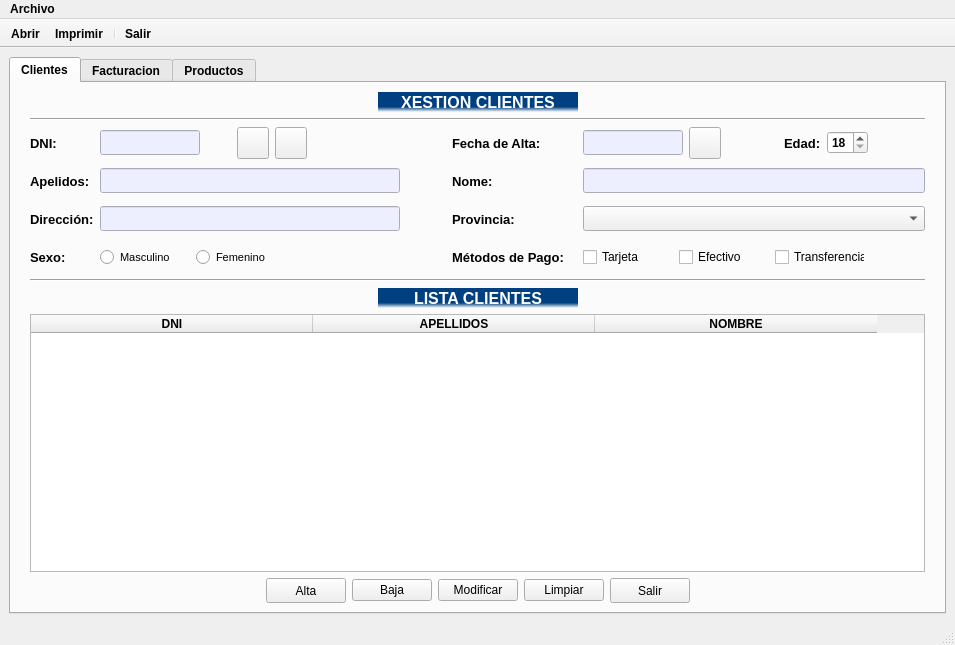
<?xml version="1.0" encoding="UTF-8"?>
<ui version="4.0">
 <class>venPrincipal</class>
 <widget class="QMainWindow" name="venPrincipal">
  <property name="geometry">
   <rect>
    <x>0</x>
    <y>0</y>
    <width>955</width>
    <height>645</height>
   </rect>
  </property>
  <property name="minimumSize">
   <size>
    <width>955</width>
    <height>645</height>
   </size>
  </property>
  <property name="font">
   <font>
    <weight>75</weight>
    <bold>true</bold>
   </font>
  </property>
  <property name="windowTitle">
   <string>Proyecto Uno</string>
  </property>
  <property name="styleSheet">
   <string notr="true"/>
  </property>
  <widget class="QWidget" name="centralwidget">
   <layout class="QGridLayout" name="gridLayout_2">
    <item row="0" column="1">
     <widget class="QTabWidget" name="tabWidget">
      <property name="currentIndex">
       <number>0</number>
      </property>
      <widget class="QWidget" name="tabClientes">
       <attribute name="title">
        <string>Clientes</string>
       </attribute>
       <layout class="QGridLayout" name="gridLayout_3">
        <item row="0" column="1">
         <layout class="QGridLayout" name="gridLayout">
          <property name="sizeConstraint">
           <enum>QLayout::SetDefaultConstraint</enum>
          </property>
          <property name="rightMargin">
           <number>0</number>
          </property>
          <property name="bottomMargin">
           <number>0</number>
          </property>
          <item row="2" column="0">
           <widget class="QLabel" name="lblDNI">
            <property name="sizePolicy">
             <sizepolicy hsizetype="Fixed" vsizetype="Fixed">
              <horstretch>0</horstretch>
              <verstretch>0</verstretch>
             </sizepolicy>
            </property>
            <property name="minimumSize">
             <size>
              <width>64</width>
              <height>32</height>
             </size>
            </property>
            <property name="maximumSize">
             <size>
              <width>64</width>
              <height>32</height>
             </size>
            </property>
            <property name="font">
             <font>
              <family>Tahoma</family>
              <pointsize>10</pointsize>
              <weight>75</weight>
              <bold>true</bold>
             </font>
            </property>
            <property name="text">
             <string>DNI:</string>
            </property>
           </widget>
          </item>
          <item row="3" column="1">
           <widget class="QLineEdit" name="editApellido">
            <property name="minimumSize">
             <size>
              <width>300</width>
              <height>25</height>
             </size>
            </property>
            <property name="maximumSize">
             <size>
              <width>300</width>
              <height>25</height>
             </size>
            </property>
            <property name="font">
             <font>
              <family>Calibri</family>
              <pointsize>12</pointsize>
              <weight>50</weight>
              <bold>false</bold>
             </font>
            </property>
            <property name="styleSheet">
             <string notr="true">background-color: rgb(237, 239, 255);</string>
            </property>
            <property name="text">
             <string/>
            </property>
           </widget>
          </item>
          <item row="2" column="3">
           <widget class="QLabel" name="lblFecha">
            <property name="sizePolicy">
             <sizepolicy hsizetype="Fixed" vsizetype="Fixed">
              <horstretch>0</horstretch>
              <verstretch>0</verstretch>
             </sizepolicy>
            </property>
            <property name="minimumSize">
             <size>
              <width>125</width>
              <height>32</height>
             </size>
            </property>
            <property name="maximumSize">
             <size>
              <width>125</width>
              <height>32</height>
             </size>
            </property>
            <property name="font">
             <font>
              <family>Tahoma</family>
              <pointsize>10</pointsize>
              <weight>75</weight>
              <bold>true</bold>
             </font>
            </property>
            <property name="frameShape">
             <enum>QFrame::NoFrame</enum>
            </property>
            <property name="text">
             <string>Fecha de Alta:</string>
            </property>
           </widget>
          </item>
          <item row="3" column="0">
           <widget class="QLabel" name="lblApellidos">
            <property name="sizePolicy">
             <sizepolicy hsizetype="Fixed" vsizetype="Fixed">
              <horstretch>0</horstretch>
              <verstretch>0</verstretch>
             </sizepolicy>
            </property>
            <property name="minimumSize">
             <size>
              <width>64</width>
              <height>32</height>
             </size>
            </property>
            <property name="maximumSize">
             <size>
              <width>64</width>
              <height>32</height>
             </size>
            </property>
            <property name="font">
             <font>
              <family>Tahoma</family>
              <pointsize>10</pointsize>
              <weight>75</weight>
              <bold>true</bold>
             </font>
            </property>
            <property name="text">
             <string>Apelidos:</string>
            </property>
           </widget>
          </item>
          <item row="6" column="0" colspan="5">
           <widget class="Line" name="lineaInferior">
            <property name="orientation">
             <enum>Qt::Horizontal</enum>
            </property>
           </widget>
          </item>
          <item row="9" column="0" colspan="5">
           <layout class="QHBoxLayout" name="hlBotones">
            <item>
             <spacer name="horizontalSpacer_4">
              <property name="orientation">
               <enum>Qt::Horizontal</enum>
              </property>
              <property name="sizeHint" stdset="0">
               <size>
                <width>40</width>
                <height>20</height>
               </size>
              </property>
             </spacer>
            </item>
            <item>
             <widget class="QPushButton" name="btnAlta">
              <property name="minimumSize">
               <size>
                <width>80</width>
                <height>25</height>
               </size>
              </property>
              <property name="maximumSize">
               <size>
                <width>80</width>
                <height>25</height>
               </size>
              </property>
              <property name="font">
               <font>
                <weight>50</weight>
                <bold>false</bold>
               </font>
              </property>
              <property name="text">
               <string>Alta</string>
              </property>
             </widget>
            </item>
            <item>
             <widget class="QPushButton" name="btnBaja">
              <property name="font">
               <font>
                <weight>50</weight>
                <bold>false</bold>
               </font>
              </property>
              <property name="text">
               <string>Baja</string>
              </property>
             </widget>
            </item>
            <item>
             <widget class="QPushButton" name="btnModificar">
              <property name="font">
               <font>
                <weight>50</weight>
                <bold>false</bold>
               </font>
              </property>
              <property name="text">
               <string>Modificar</string>
              </property>
             </widget>
            </item>
            <item>
             <widget class="QPushButton" name="btnLimpiar">
              <property name="font">
               <font>
                <weight>50</weight>
                <bold>false</bold>
               </font>
              </property>
              <property name="text">
               <string>Limpiar</string>
              </property>
             </widget>
            </item>
            <item>
             <widget class="QPushButton" name="btnSalir">
              <property name="minimumSize">
               <size>
                <width>80</width>
                <height>25</height>
               </size>
              </property>
              <property name="maximumSize">
               <size>
                <width>80</width>
                <height>25</height>
               </size>
              </property>
              <property name="font">
               <font>
                <weight>50</weight>
                <bold>false</bold>
               </font>
              </property>
              <property name="text">
               <string>Salir</string>
              </property>
             </widget>
            </item>
            <item>
             <spacer name="horizontalSpacer_5">
              <property name="orientation">
               <enum>Qt::Horizontal</enum>
              </property>
              <property name="sizeHint" stdset="0">
               <size>
                <width>40</width>
                <height>20</height>
               </size>
              </property>
             </spacer>
            </item>
           </layout>
          </item>
          <item row="3" column="4">
           <widget class="QLineEdit" name="editNombre">
            <property name="sizePolicy">
             <sizepolicy hsizetype="Fixed" vsizetype="Fixed">
              <horstretch>0</horstretch>
              <verstretch>0</verstretch>
             </sizepolicy>
            </property>
            <property name="minimumSize">
             <size>
              <width>342</width>
              <height>25</height>
             </size>
            </property>
            <property name="maximumSize">
             <size>
              <width>342</width>
              <height>25</height>
             </size>
            </property>
            <property name="font">
             <font>
              <family>Calibri</family>
              <pointsize>12</pointsize>
              <weight>50</weight>
              <bold>false</bold>
             </font>
            </property>
            <property name="styleSheet">
             <string notr="true">background-color: rgb(237, 239, 255);</string>
            </property>
            <property name="text">
             <string/>
            </property>
           </widget>
          </item>
          <item row="4" column="0">
           <widget class="QLabel" name="lblDireccion">
            <property name="sizePolicy">
             <sizepolicy hsizetype="Fixed" vsizetype="Fixed">
              <horstretch>0</horstretch>
              <verstretch>0</verstretch>
             </sizepolicy>
            </property>
            <property name="minimumSize">
             <size>
              <width>64</width>
              <height>32</height>
             </size>
            </property>
            <property name="maximumSize">
             <size>
              <width>64</width>
              <height>32</height>
             </size>
            </property>
            <property name="font">
             <font>
              <family>Tahoma</family>
              <pointsize>10</pointsize>
              <weight>75</weight>
              <bold>true</bold>
             </font>
            </property>
            <property name="text">
             <string>Dirección:</string>
            </property>
           </widget>
          </item>
          <item row="5" column="1">
           <layout class="QHBoxLayout" name="hlSexo">
            <item>
             <widget class="QRadioButton" name="rbtMasc">
              <property name="minimumSize">
               <size>
                <width>90</width>
                <height>20</height>
               </size>
              </property>
              <property name="maximumSize">
               <size>
                <width>90</width>
                <height>20</height>
               </size>
              </property>
              <property name="font">
               <font>
                <family>Tahoma</family>
                <pointsize>8</pointsize>
                <weight>50</weight>
                <bold>false</bold>
               </font>
              </property>
              <property name="styleSheet">
               <string notr="true"/>
              </property>
              <property name="text">
               <string>Masculino</string>
              </property>
              <attribute name="buttonGroup">
               <string notr="true">rbtGroupSex</string>
              </attribute>
             </widget>
            </item>
            <item>
             <widget class="QRadioButton" name="rbtFem">
              <property name="minimumSize">
               <size>
                <width>90</width>
                <height>20</height>
               </size>
              </property>
              <property name="maximumSize">
               <size>
                <width>90</width>
                <height>20</height>
               </size>
              </property>
              <property name="font">
               <font>
                <family>Tahoma</family>
                <pointsize>8</pointsize>
                <weight>50</weight>
                <bold>false</bold>
               </font>
              </property>
              <property name="styleSheet">
               <string notr="true"/>
              </property>
              <property name="text">
               <string>Femenino</string>
              </property>
              <attribute name="buttonGroup">
               <string notr="true">rbtGroupSex</string>
              </attribute>
             </widget>
            </item>
            <item>
             <spacer name="horizontalSpacer_8">
              <property name="orientation">
               <enum>Qt::Horizontal</enum>
              </property>
              <property name="sizeHint" stdset="0">
               <size>
                <width>40</width>
                <height>20</height>
               </size>
              </property>
             </spacer>
            </item>
           </layout>
          </item>
          <item row="2" column="1">
           <layout class="QHBoxLayout" name="hlDni">
            <property name="sizeConstraint">
             <enum>QLayout::SetDefaultConstraint</enum>
            </property>
            <item>
             <widget class="QLineEdit" name="editDNI">
              <property name="sizePolicy">
               <sizepolicy hsizetype="Fixed" vsizetype="Fixed">
                <horstretch>0</horstretch>
                <verstretch>0</verstretch>
               </sizepolicy>
              </property>
              <property name="minimumSize">
               <size>
                <width>0</width>
                <height>25</height>
               </size>
              </property>
              <property name="maximumSize">
               <size>
                <width>100</width>
                <height>25</height>
               </size>
              </property>
              <property name="font">
               <font>
                <family>Calibri</family>
                <pointsize>12</pointsize>
                <weight>50</weight>
                <bold>false</bold>
               </font>
              </property>
              <property name="styleSheet">
               <string notr="true">background-color: rgb(237, 239, 255);</string>
              </property>
              <property name="text">
               <string/>
              </property>
              <property name="maxLength">
               <number>9</number>
              </property>
             </widget>
            </item>
            <item>
             <widget class="QLabel" name="lblValido">
              <property name="sizePolicy">
               <sizepolicy hsizetype="Fixed" vsizetype="Fixed">
                <horstretch>6</horstretch>
                <verstretch>0</verstretch>
               </sizepolicy>
              </property>
              <property name="minimumSize">
               <size>
                <width>25</width>
                <height>25</height>
               </size>
              </property>
              <property name="maximumSize">
               <size>
                <width>25</width>
                <height>25</height>
               </size>
              </property>
              <property name="font">
               <font>
                <family>MV Boli</family>
                <pointsize>14</pointsize>
                <weight>75</weight>
                <bold>true</bold>
               </font>
              </property>
              <property name="text">
               <string/>
              </property>
             </widget>
            </item>
            <item>
             <widget class="QPushButton" name="btnBuscar">
              <property name="minimumSize">
               <size>
                <width>32</width>
                <height>32</height>
               </size>
              </property>
              <property name="maximumSize">
               <size>
                <width>32</width>
                <height>32</height>
               </size>
              </property>
              <property name="text">
               <string/>
              </property>
              <property name="icon">
               <iconset resource="Proyectos/ProyectoUno/img/botones.qrc">
                <normaloff>:/buscar/lupa.png</normaloff>:/buscar/lupa.png</iconset>
              </property>
              <property name="iconSize">
               <size>
                <width>24</width>
                <height>24</height>
               </size>
              </property>
             </widget>
            </item>
            <item>
             <widget class="QPushButton" name="btnRecargar">
              <property name="minimumSize">
               <size>
                <width>32</width>
                <height>32</height>
               </size>
              </property>
              <property name="maximumSize">
               <size>
                <width>32</width>
                <height>32</height>
               </size>
              </property>
              <property name="text">
               <string/>
              </property>
              <property name="icon">
               <iconset resource="Proyectos/ProyectoUno/img/botones.qrc">
                <normaloff>:/recargar/recargar.png</normaloff>:/recargar/recargar.png</iconset>
              </property>
              <property name="iconSize">
               <size>
                <width>24</width>
                <height>24</height>
               </size>
              </property>
             </widget>
            </item>
            <item>
             <spacer name="horizontalSpacer_6">
              <property name="orientation">
               <enum>Qt::Horizontal</enum>
              </property>
              <property name="sizeType">
               <enum>QSizePolicy::Expanding</enum>
              </property>
              <property name="sizeHint" stdset="0">
               <size>
                <width>40</width>
                <height>20</height>
               </size>
              </property>
             </spacer>
            </item>
           </layout>
          </item>
          <item row="1" column="0" colspan="5">
           <widget class="Line" name="lineaSuperior">
            <property name="orientation">
             <enum>Qt::Horizontal</enum>
            </property>
           </widget>
          </item>
          <item row="5" column="0">
           <widget class="QLabel" name="lblSexo">
            <property name="sizePolicy">
             <sizepolicy hsizetype="Fixed" vsizetype="Fixed">
              <horstretch>0</horstretch>
              <verstretch>0</verstretch>
             </sizepolicy>
            </property>
            <property name="minimumSize">
             <size>
              <width>64</width>
              <height>32</height>
             </size>
            </property>
            <property name="maximumSize">
             <size>
              <width>64</width>
              <height>32</height>
             </size>
            </property>
            <property name="font">
             <font>
              <family>Tahoma</family>
              <pointsize>10</pointsize>
              <weight>75</weight>
              <bold>true</bold>
             </font>
            </property>
            <property name="text">
             <string>Sexo:</string>
            </property>
           </widget>
          </item>
          <item row="4" column="4">
           <widget class="QComboBox" name="cmbProvincia">
            <property name="minimumSize">
             <size>
              <width>342</width>
              <height>25</height>
             </size>
            </property>
            <property name="maximumSize">
             <size>
              <width>342</width>
              <height>25</height>
             </size>
            </property>
           </widget>
          </item>
          <item row="2" column="4">
           <layout class="QHBoxLayout" name="hlFecha">
            <item>
             <widget class="QLineEdit" name="editFecha">
              <property name="enabled">
               <bool>true</bool>
              </property>
              <property name="sizePolicy">
               <sizepolicy hsizetype="Fixed" vsizetype="Fixed">
                <horstretch>0</horstretch>
                <verstretch>0</verstretch>
               </sizepolicy>
              </property>
              <property name="minimumSize">
               <size>
                <width>100</width>
                <height>25</height>
               </size>
              </property>
              <property name="maximumSize">
               <size>
                <width>100</width>
                <height>25</height>
               </size>
              </property>
              <property name="font">
               <font>
                <family>Calibri</family>
                <pointsize>12</pointsize>
                <weight>50</weight>
                <bold>false</bold>
               </font>
              </property>
              <property name="layoutDirection">
               <enum>Qt::LeftToRight</enum>
              </property>
              <property name="autoFillBackground">
               <bool>false</bool>
              </property>
              <property name="styleSheet">
               <string notr="true">background-color: rgb(237, 239, 255);</string>
              </property>
              <property name="text">
               <string/>
              </property>
              <property name="maxLength">
               <number>10</number>
              </property>
              <property name="frame">
               <bool>true</bool>
              </property>
              <property name="alignment">
               <set>Qt::AlignCenter</set>
              </property>
              <property name="readOnly">
               <bool>true</bool>
              </property>
             </widget>
            </item>
            <item>
             <widget class="QPushButton" name="btnCalendar">
              <property name="enabled">
               <bool>true</bool>
              </property>
              <property name="sizePolicy">
               <sizepolicy hsizetype="Preferred" vsizetype="Preferred">
                <horstretch>0</horstretch>
                <verstretch>0</verstretch>
               </sizepolicy>
              </property>
              <property name="minimumSize">
               <size>
                <width>0</width>
                <height>0</height>
               </size>
              </property>
              <property name="maximumSize">
               <size>
                <width>32</width>
                <height>32</height>
               </size>
              </property>
              <property name="styleSheet">
               <string notr="true"/>
              </property>
              <property name="text">
               <string/>
              </property>
              <property name="icon">
               <iconset>
                <normaloff>Proyectos/ProyectoUno/img/calendar.png</normaloff>Proyectos/ProyectoUno/img/calendar.png</iconset>
              </property>
              <property name="iconSize">
               <size>
                <width>32</width>
                <height>32</height>
               </size>
              </property>
             </widget>
            </item>
            <item>
             <spacer name="horizontalSpacer_14">
              <property name="orientation">
               <enum>Qt::Horizontal</enum>
              </property>
              <property name="sizeHint" stdset="0">
               <size>
                <width>40</width>
                <height>20</height>
               </size>
              </property>
             </spacer>
            </item>
            <item>
             <widget class="QLabel" name="lblEdad">
              <property name="font">
               <font>
                <family>Tahoma</family>
                <pointsize>10</pointsize>
                <weight>75</weight>
                <bold>true</bold>
               </font>
              </property>
              <property name="text">
               <string>Edad:</string>
              </property>
             </widget>
            </item>
            <item>
             <widget class="QSpinBox" name="spinEdad">
              <property name="minimum">
               <number>18</number>
              </property>
             </widget>
            </item>
            <item>
             <spacer name="horizontalSpacer">
              <property name="orientation">
               <enum>Qt::Horizontal</enum>
              </property>
              <property name="sizeHint" stdset="0">
               <size>
                <width>40</width>
                <height>20</height>
               </size>
              </property>
             </spacer>
            </item>
           </layout>
          </item>
          <item row="4" column="1">
           <widget class="QLineEdit" name="editDireccion">
            <property name="minimumSize">
             <size>
              <width>300</width>
              <height>25</height>
             </size>
            </property>
            <property name="maximumSize">
             <size>
              <width>300</width>
              <height>25</height>
             </size>
            </property>
            <property name="font">
             <font>
              <family>Calibri</family>
              <pointsize>12</pointsize>
              <weight>50</weight>
              <bold>false</bold>
             </font>
            </property>
            <property name="styleSheet">
             <string notr="true">background-color: rgb(237, 239, 255);</string>
            </property>
            <property name="text">
             <string/>
            </property>
           </widget>
          </item>
          <item row="0" column="0" colspan="5">
           <layout class="QHBoxLayout" name="hlTitulo">
            <item>
             <spacer name="horizontalSpacer_3">
              <property name="orientation">
               <enum>Qt::Horizontal</enum>
              </property>
              <property name="sizeHint" stdset="0">
               <size>
                <width>40</width>
                <height>20</height>
               </size>
              </property>
             </spacer>
            </item>
            <item>
             <widget class="QLabel" name="lblTitulo">
              <property name="minimumSize">
               <size>
                <width>200</width>
                <height>20</height>
               </size>
              </property>
              <property name="maximumSize">
               <size>
                <width>200</width>
                <height>20</height>
               </size>
              </property>
              <property name="font">
               <font>
                <pointsize>12</pointsize>
                <weight>75</weight>
                <bold>true</bold>
               </font>
              </property>
              <property name="styleSheet">
               <string notr="true">background-color: qlineargradient(spread:pad, x1:0, y1:0.743864, x2:0, y2:1, stop:0 rgba(0, 63, 128, 255), stop:1 rgba(255, 255, 255, 255));
color: rgb(255, 255, 255);</string>
              </property>
              <property name="text">
               <string>XESTION CLIENTES</string>
              </property>
              <property name="textFormat">
               <enum>Qt::AutoText</enum>
              </property>
              <property name="scaledContents">
               <bool>false</bool>
              </property>
              <property name="alignment">
               <set>Qt::AlignCenter</set>
              </property>
             </widget>
            </item>
            <item>
             <spacer name="horizontalSpacer_2">
              <property name="orientation">
               <enum>Qt::Horizontal</enum>
              </property>
              <property name="sizeHint" stdset="0">
               <size>
                <width>40</width>
                <height>20</height>
               </size>
              </property>
             </spacer>
            </item>
           </layout>
          </item>
          <item row="3" column="3">
           <widget class="QLabel" name="lblNombre">
            <property name="sizePolicy">
             <sizepolicy hsizetype="Fixed" vsizetype="Fixed">
              <horstretch>0</horstretch>
              <verstretch>0</verstretch>
             </sizepolicy>
            </property>
            <property name="minimumSize">
             <size>
              <width>125</width>
              <height>32</height>
             </size>
            </property>
            <property name="maximumSize">
             <size>
              <width>125</width>
              <height>32</height>
             </size>
            </property>
            <property name="font">
             <font>
              <family>Tahoma</family>
              <pointsize>10</pointsize>
              <weight>75</weight>
              <bold>true</bold>
             </font>
            </property>
            <property name="layoutDirection">
             <enum>Qt::LeftToRight</enum>
            </property>
            <property name="text">
             <string>Nome:</string>
            </property>
           </widget>
          </item>
          <item row="5" column="4">
           <layout class="QHBoxLayout" name="hlMetodosPago">
            <item>
             <widget class="QCheckBox" name="chkTarjeta">
              <property name="minimumSize">
               <size>
                <width>90</width>
                <height>20</height>
               </size>
              </property>
              <property name="maximumSize">
               <size>
                <width>90</width>
                <height>20</height>
               </size>
              </property>
              <property name="font">
               <font>
                <family>Tahoma</family>
                <weight>50</weight>
                <bold>false</bold>
               </font>
              </property>
              <property name="text">
               <string>Tarjeta</string>
              </property>
              <attribute name="buttonGroup">
               <string notr="true">chkGroupPago</string>
              </attribute>
             </widget>
            </item>
            <item>
             <widget class="QCheckBox" name="chkEfectivo">
              <property name="minimumSize">
               <size>
                <width>90</width>
                <height>20</height>
               </size>
              </property>
              <property name="maximumSize">
               <size>
                <width>90</width>
                <height>20</height>
               </size>
              </property>
              <property name="font">
               <font>
                <family>Tahoma</family>
                <weight>50</weight>
                <bold>false</bold>
               </font>
              </property>
              <property name="text">
               <string>Efectivo</string>
              </property>
              <attribute name="buttonGroup">
               <string notr="true">chkGroupPago</string>
              </attribute>
             </widget>
            </item>
            <item>
             <widget class="QCheckBox" name="chkTransferencia">
              <property name="minimumSize">
               <size>
                <width>90</width>
                <height>20</height>
               </size>
              </property>
              <property name="maximumSize">
               <size>
                <width>90</width>
                <height>20</height>
               </size>
              </property>
              <property name="font">
               <font>
                <family>Tahoma</family>
                <weight>50</weight>
                <bold>false</bold>
               </font>
              </property>
              <property name="text">
               <string>Transferencia</string>
              </property>
              <attribute name="buttonGroup">
               <string notr="true">chkGroupPago</string>
              </attribute>
             </widget>
            </item>
            <item>
             <spacer name="horizontalSpacer_9">
              <property name="orientation">
               <enum>Qt::Horizontal</enum>
              </property>
              <property name="sizeHint" stdset="0">
               <size>
                <width>40</width>
                <height>20</height>
               </size>
              </property>
             </spacer>
            </item>
           </layout>
          </item>
          <item row="5" column="3">
           <widget class="QLabel" name="lblPago">
            <property name="sizePolicy">
             <sizepolicy hsizetype="Fixed" vsizetype="Fixed">
              <horstretch>0</horstretch>
              <verstretch>0</verstretch>
             </sizepolicy>
            </property>
            <property name="minimumSize">
             <size>
              <width>125</width>
              <height>32</height>
             </size>
            </property>
            <property name="maximumSize">
             <size>
              <width>125</width>
              <height>32</height>
             </size>
            </property>
            <property name="font">
             <font>
              <family>Tahoma</family>
              <pointsize>10</pointsize>
              <weight>75</weight>
              <bold>true</bold>
             </font>
            </property>
            <property name="text">
             <string>Métodos de Pago:</string>
            </property>
           </widget>
          </item>
          <item row="7" column="0" colspan="5">
           <layout class="QHBoxLayout" name="hlTitulo_2">
            <item>
             <spacer name="horizontalSpacer_10">
              <property name="orientation">
               <enum>Qt::Horizontal</enum>
              </property>
              <property name="sizeHint" stdset="0">
               <size>
                <width>40</width>
                <height>20</height>
               </size>
              </property>
             </spacer>
            </item>
            <item>
             <widget class="QLabel" name="lblTitulo_2">
              <property name="minimumSize">
               <size>
                <width>200</width>
                <height>20</height>
               </size>
              </property>
              <property name="maximumSize">
               <size>
                <width>200</width>
                <height>20</height>
               </size>
              </property>
              <property name="font">
               <font>
                <pointsize>12</pointsize>
                <weight>75</weight>
                <bold>true</bold>
               </font>
              </property>
              <property name="styleSheet">
               <string notr="true">background-color: qlineargradient(spread:pad, x1:0, y1:0.743864, x2:0, y2:1, stop:0 rgba(0, 63, 128, 255), stop:1 rgba(255, 255, 255, 255));
color: rgb(255, 255, 255);</string>
              </property>
              <property name="text">
               <string>LISTA CLIENTES</string>
              </property>
              <property name="textFormat">
               <enum>Qt::AutoText</enum>
              </property>
              <property name="scaledContents">
               <bool>false</bool>
              </property>
              <property name="alignment">
               <set>Qt::AlignCenter</set>
              </property>
             </widget>
            </item>
            <item>
             <spacer name="horizontalSpacer_11">
              <property name="orientation">
               <enum>Qt::Horizontal</enum>
              </property>
              <property name="sizeHint" stdset="0">
               <size>
                <width>40</width>
                <height>20</height>
               </size>
              </property>
             </spacer>
            </item>
           </layout>
          </item>
          <item row="4" column="3">
           <widget class="QLabel" name="lblProvincia">
            <property name="sizePolicy">
             <sizepolicy hsizetype="Fixed" vsizetype="Fixed">
              <horstretch>0</horstretch>
              <verstretch>0</verstretch>
             </sizepolicy>
            </property>
            <property name="minimumSize">
             <size>
              <width>125</width>
              <height>32</height>
             </size>
            </property>
            <property name="maximumSize">
             <size>
              <width>125</width>
              <height>32</height>
             </size>
            </property>
            <property name="font">
             <font>
              <family>Tahoma</family>
              <pointsize>10</pointsize>
              <weight>75</weight>
              <bold>true</bold>
             </font>
            </property>
            <property name="text">
             <string>Provincia:</string>
            </property>
           </widget>
          </item>
          <item row="8" column="0" colspan="5">
           <widget class="QTableWidget" name="tablaCli">
            <property name="sizePolicy">
             <sizepolicy hsizetype="Ignored" vsizetype="Expanding">
              <horstretch>0</horstretch>
              <verstretch>0</verstretch>
             </sizepolicy>
            </property>
            <property name="styleSheet">
             <string/>
            </property>
            <property name="frameShape">
             <enum>QFrame::StyledPanel</enum>
            </property>
            <property name="frameShadow">
             <enum>QFrame::Sunken</enum>
            </property>
            <property name="sizeAdjustPolicy">
             <enum>QAbstractScrollArea::AdjustToContents</enum>
            </property>
            <property name="editTriggers">
             <set>QAbstractItemView::NoEditTriggers</set>
            </property>
            <property name="alternatingRowColors">
             <bool>false</bool>
            </property>
            <property name="selectionMode">
             <enum>QAbstractItemView::ExtendedSelection</enum>
            </property>
            <property name="showGrid">
             <bool>true</bool>
            </property>
            <attribute name="horizontalHeaderVisible">
             <bool>true</bool>
            </attribute>
            <attribute name="horizontalHeaderCascadingSectionResizes">
             <bool>false</bool>
            </attribute>
            <attribute name="horizontalHeaderDefaultSectionSize">
             <number>282</number>
            </attribute>
            <attribute name="horizontalHeaderHighlightSections">
             <bool>true</bool>
            </attribute>
            <attribute name="horizontalHeaderMinimumSectionSize">
             <number>282</number>
            </attribute>
            <attribute name="verticalHeaderVisible">
             <bool>true</bool>
            </attribute>
            <column>
             <property name="text">
              <string>DNI</string>
             </property>
             <property name="font">
              <font>
               <weight>75</weight>
               <bold>true</bold>
              </font>
             </property>
             <property name="textAlignment">
              <set>AlignCenter</set>
             </property>
            </column>
            <column>
             <property name="text">
              <string>APELLIDOS</string>
             </property>
             <property name="font">
              <font>
               <weight>75</weight>
               <bold>true</bold>
              </font>
             </property>
             <property name="textAlignment">
              <set>AlignCenter</set>
             </property>
            </column>
            <column>
             <property name="text">
              <string>NOMBRE</string>
             </property>
             <property name="font">
              <font>
               <weight>75</weight>
               <bold>true</bold>
              </font>
             </property>
             <property name="textAlignment">
              <set>AlignCenter</set>
             </property>
            </column>
           </widget>
          </item>
          <item row="2" column="2">
           <spacer name="horizontalSpacer_13">
            <property name="orientation">
             <enum>Qt::Horizontal</enum>
            </property>
            <property name="sizeType">
             <enum>QSizePolicy::Fixed</enum>
            </property>
            <property name="sizeHint" stdset="0">
             <size>
              <width>40</width>
              <height>20</height>
             </size>
            </property>
           </spacer>
          </item>
         </layout>
        </item>
        <item row="0" column="0">
         <spacer name="horizontalSpacer_7">
          <property name="orientation">
           <enum>Qt::Horizontal</enum>
          </property>
          <property name="sizeHint" stdset="0">
           <size>
            <width>6</width>
            <height>584</height>
           </size>
          </property>
         </spacer>
        </item>
        <item row="0" column="3">
         <spacer name="horizontalSpacer_12">
          <property name="orientation">
           <enum>Qt::Horizontal</enum>
          </property>
          <property name="sizeHint" stdset="0">
           <size>
            <width>6</width>
            <height>584</height>
           </size>
          </property>
         </spacer>
        </item>
       </layout>
      </widget>
      <widget class="QWidget" name="tabFacturacion">
       <attribute name="title">
        <string>Facturacion</string>
       </attribute>
      </widget>
      <widget class="QWidget" name="tabProductos">
       <attribute name="title">
        <string>Productos</string>
       </attribute>
      </widget>
     </widget>
    </item>
   </layout>
  </widget>
  <widget class="QMenuBar" name="menubar">
   <property name="geometry">
    <rect>
     <x>0</x>
     <y>0</y>
     <width>955</width>
     <height>21</height>
    </rect>
   </property>
   <widget class="QMenu" name="menuArchivo">
    <property name="title">
     <string>Archivo</string>
    </property>
    <addaction name="actionAbrir"/>
    <addaction name="actionImprimir"/>
    <addaction name="separator"/>
    <addaction name="actionSalir"/>
   </widget>
   <addaction name="menuArchivo"/>
  </widget>
  <widget class="QStatusBar" name="statusbar">
   <property name="enabled">
    <bool>true</bool>
   </property>
   <property name="autoFillBackground">
    <bool>false</bool>
   </property>
  </widget>
  <widget class="QToolBar" name="toolBar">
   <property name="windowTitle">
    <string>toolBar</string>
   </property>
   <property name="movable">
    <bool>false</bool>
   </property>
   <property name="floatable">
    <bool>false</bool>
   </property>
   <attribute name="toolBarArea">
    <enum>TopToolBarArea</enum>
   </attribute>
   <attribute name="toolBarBreak">
    <bool>false</bool>
   </attribute>
   <addaction name="toolbarAbrir"/>
   <addaction name="toolbarImprimir"/>
   <addaction name="separator"/>
   <addaction name="toolbarSalir"/>
  </widget>
  <action name="actionSalir">
   <property name="text">
    <string>Salir</string>
   </property>
   <property name="shortcut">
    <string>Ctrl+S</string>
   </property>
  </action>
  <action name="toolbarSalir">
   <property name="icon">
    <iconset resource="Proyectos/ProyectoUno/img/toolbar.qrc">
     <normaloff>:/iconoSalir/salir.png</normaloff>:/iconoSalir/salir.png</iconset>
   </property>
   <property name="text">
    <string>Salir</string>
   </property>
  </action>
  <action name="toolbarAbrir">
   <property name="icon">
    <iconset resource="Proyectos/ProyectoUno/img/toolbar.qrc">
     <normaloff>:/iconoAbrir/abrir.png</normaloff>:/iconoAbrir/abrir.png</iconset>
   </property>
   <property name="text">
    <string>Abrir</string>
   </property>
  </action>
  <action name="toolbarImprimir">
   <property name="icon">
    <iconset resource="Proyectos/ProyectoUno/img/toolbar.qrc">
     <normaloff>:/iconoImprimir/imprimir.png</normaloff>:/iconoImprimir/imprimir.png</iconset>
   </property>
   <property name="text">
    <string>Imprimir</string>
   </property>
  </action>
  <action name="actionAbrir">
   <property name="text">
    <string>Abrir...</string>
   </property>
  </action>
  <action name="actionImprimir">
   <property name="text">
    <string>Imprimir...</string>
   </property>
  </action>
 </widget>
 <resources>
  <include location="Proyectos/ProyectoUno/img/calendar.qrc"/>
  <include location="Proyectos/ProyectoUno/img/botones.qrc"/>
  <include location="Proyectos/ProyectoUno/img/toolbar.qrc"/>
 </resources>
 <connections/>
 <buttongroups>
  <buttongroup name="chkGroupPago">
   <property name="exclusive">
    <bool>false</bool>
   </property>
  </buttongroup>
  <buttongroup name="rbtGroupSex">
   <property name="exclusive">
    <bool>true</bool>
   </property>
  </buttongroup>
 </buttongroups>
</ui>
